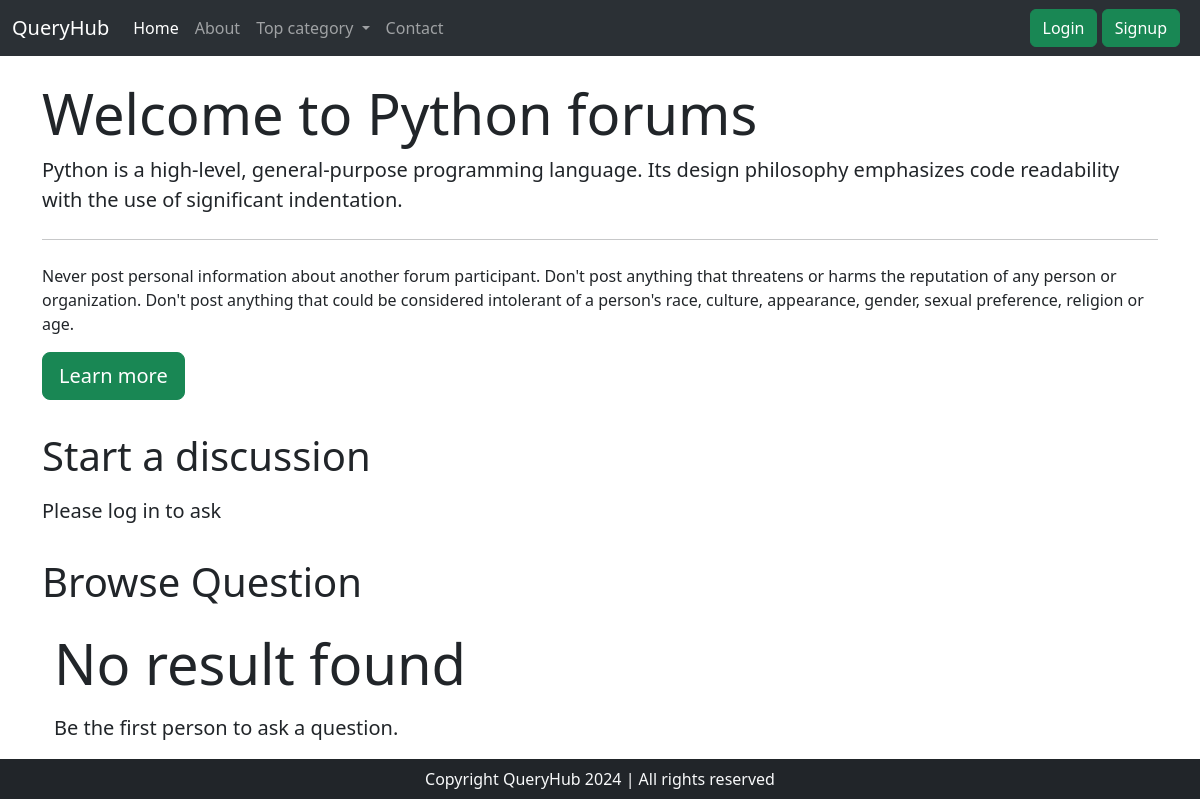
The app's page /threadlist.php?catid=1 with its own data.
### tables this page shows
CREATE TABLE `categories` (
  `category_id` int(8) NOT NULL,
  `category_name` varchar(255) NOT NULL,
  `category_description` varchar(255) NOT NULL,
  `created` timestamp NOT NULL DEFAULT current_timestamp()
);

### threadlist.php (the view, shortened to what this page needs)
<?php
    include 'partials/_dbconnect.php';
    include 'partials/_header.php';
?>
<!doctype html>
<html lang="en">
<head>
    <link href="https://cdn.jsdelivr.net/npm/bootstrap@5.3.3/dist/css/bootstrap.min.css" rel="stylesheet"
>
</head>
<body>
    <?php
        $id = $_GET['catid'];
        $sql = "SELECT * FROM `categories` WHERE category_id = $id";
        $result = mysqli_query($conn, $sql);
        while($row = mysqli_fetch_assoc($result)) {
            $catname = $row['category_name'];
            $catdesc = $row['category_description'];
        }
    ?>
    <div class="container my-4">
        <div class="jumbotron">
            <h1 class="display-4">Welcome to <?php echo $catname; ?> forums</h1>
            <p class="lead"> <?php echo $catdesc; ?> </p>
            <hr class="my-4">
            <p>Never post personal information about another forum participant. Don't post anything that threatens or
                harms the reputation of any person or organization.
                Don't post anything that could be considered intolerant of a person's race, culture, appearance, gender,
                sexual preference, religion or age.</p>
            <a class="btn btn-success btn-lg" href="#" role="button">Learn more</a>
        </div>
    </div>
    <?php
    if(isset($_SESSION['loggedin']) && $_SESSION['loggedin'] == true) {
        echo '<div class="container">
            <h1 class="py-2">Start a discussion</h1>
            <form action="'.$_SERVER["REQUEST_URI"].' " method="post">
                <div class="mb-3">
                    <label for="exampleInputEmail1" class="form-label">Problem Title</label>
                    <input type="text" class="form-control" id="title" name="title" aria-describedby="emailHelp">
                    <div id="emailHelp" class="form-text">Keep your title as short and crisp as possible</div>
                </div>
                    <input type="hidden" name="sno" value="'.$_SESSION['sno'].'">
                <div class="form-group">
                    <label for="" class="exampleformControlTextarea1">Ellaborate your concern</label>
                    <textarea class="form-control" id="desc" name="desc" rows="3"></textarea>
                </div>
                <button type="submit" class="btn btn-success">Submit</button>
            </form>
        </div>';
    }
    else {
        echo '<div class="container">
                <h1 class="py-2">Start a discussion</h1>
                <p class="lead">Please log in to ask</p>
            </div>';
    }
    ?>
    <div class="container">
        <h1 class="py-3">Browse Question</h1>
        <?php
            $noresult = true;
            if($noresult) {
                echo '<div class="jumbotron jumbotron-fluid">
                        <div class="container">
                            <p class="display-4">No result found</p>
                            <p class="lead">Be the first person to ask a question.</p>
                        </div>
                    </div>';
            }
        ?>
    </div>
    <?php include 'partials/_footer.php'; ?>
</body>
</html>

### records on screen
categories: category_name "Python", category_description "Python is a high-level, general-purpose programming language. Its design philosophy emphasizes code readability with the use of significant indentation."
